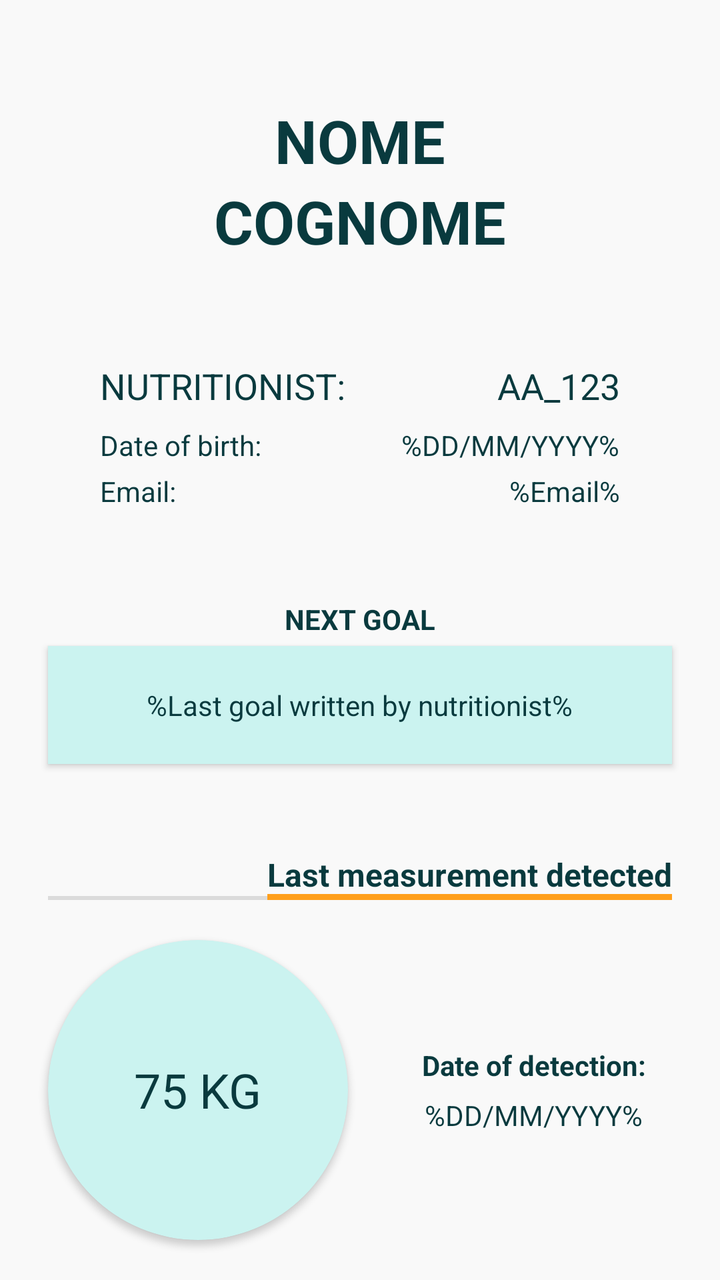
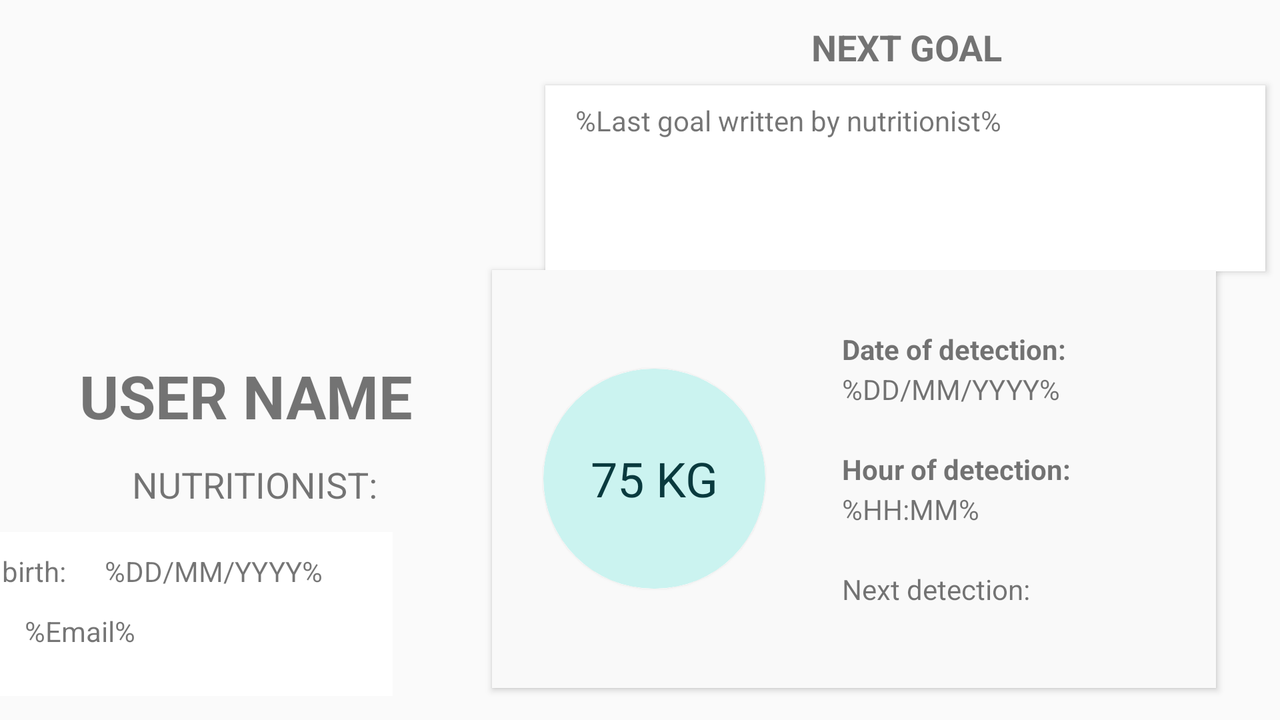

One screen, two layout resources from the same app: the default and the repository's alternative for another configuration. Each is rendered where Android would select it; the XML of both is given below.
<!-- AndroidManifest.xml: application theme AppTheme -->
<!-- res/layout/utente_profilo_fragment.xml -->
<?xml version="1.0" encoding="utf-8"?>
<androidx.constraintlayout.widget.ConstraintLayout xmlns:android="http://schemas.android.com/apk/res/android"
    xmlns:app="http://schemas.android.com/apk/res-auto"
    xmlns:tools="http://schemas.android.com/tools"
    android:layout_width="match_parent"
    android:layout_height="match_parent"
    android:background="@color/colorBackground"
    tools:context=".utente.UtenteMainActivity">

    <TextView
        android:id="@+id/user_name"
        android:layout_width="wrap_content"
        android:layout_height="wrap_content"
        android:layout_marginTop="50dp"
        android:text="Nome"
        android:textAllCaps="true"
        android:textSize="30sp"
        android:textStyle="bold"
        app:layout_constraintEnd_toEndOf="parent"
        app:layout_constraintStart_toStartOf="parent"
        app:layout_constraintTop_toTopOf="parent"
        android:textColor="@color/colorSnackbar"/>

    <TextView
        android:id="@+id/user_name2"
        android:layout_width="wrap_content"
        android:layout_height="wrap_content"
        android:text="Cognome"
        android:textAllCaps="true"
        android:textSize="30sp"
        android:textStyle="bold"
        app:layout_constraintEnd_toEndOf="parent"
        app:layout_constraintStart_toStartOf="parent"
        app:layout_constraintTop_toBottomOf="@+id/user_name"
        android:textColor="@color/colorSnackbar"/>

    <TextView
        android:id="@+id/nutr_name_label"
        android:layout_width="wrap_content"
        android:layout_height="wrap_content"
        android:layout_marginStart="50dp"
        android:layout_marginLeft="50dp"
        android:layout_marginTop="50dp"
        android:text="@string/nutr_name"
        android:textAllCaps="true"
        android:textSize="18sp"
        app:layout_constraintStart_toStartOf="parent"
        app:layout_constraintTop_toBottomOf="@+id/user_name2"
        android:textColor="@color/colorSnackbar"/>

    <TextView
        android:id="@+id/nutr_name"
        android:layout_width="wrap_content"
        android:layout_height="wrap_content"
        android:layout_marginEnd="50dp"
        android:layout_marginRight="50dp"
        android:text="AA_123"
        android:textAllCaps="true"
        android:textSize="18sp"
        app:layout_constraintBottom_toBottomOf="@+id/nutr_name_label"
        app:layout_constraintEnd_toEndOf="parent"
        app:layout_constraintTop_toTopOf="@+id/nutr_name_label"
        android:textColor="@color/colorSnackbar"/>


    <TextView
        android:id="@+id/text_nutr_dateOfBirth"
        android:layout_width="wrap_content"
        android:layout_height="wrap_content"
        android:layout_marginStart="50dp"
        android:layout_marginLeft="50dp"
        android:layout_marginTop="8dp"
        android:text="@string/text_dateOfBirth"
        app:layout_constraintStart_toStartOf="parent"
        app:layout_constraintTop_toBottomOf="@+id/nutr_name_label"
        android:textColor="@color/colorSnackbar"/>

    <TextView
        android:id="@+id/user_dateOfBirth3"
        android:layout_width="wrap_content"
        android:layout_height="wrap_content"
        android:layout_marginEnd="50dp"
        android:layout_marginRight="50dp"
        android:text="@string/user_dateOfBirth"
        app:layout_constraintBottom_toBottomOf="@+id/text_nutr_dateOfBirth"
        app:layout_constraintEnd_toEndOf="parent"
        app:layout_constraintTop_toTopOf="@+id/text_nutr_dateOfBirth"
        android:textColor="@color/colorSnackbar"/>

    <TextView
        android:id="@+id/text_albo"
        android:layout_width="52dp"
        android:layout_height="wrap_content"
        android:layout_marginStart="50dp"
        android:layout_marginLeft="50dp"
        android:layout_marginTop="4dp"
        android:text="@string/text_email"
        app:layout_constraintStart_toStartOf="parent"
        app:layout_constraintTop_toBottomOf="@+id/text_nutr_dateOfBirth"
        android:textColor="@color/colorSnackbar"/>

    <TextView
        android:id="@+id/id_albo"
        android:layout_width="wrap_content"
        android:layout_height="wrap_content"
        android:layout_marginEnd="50dp"
        android:layout_marginRight="50dp"
        android:text="@string/user_email"
        app:layout_constraintBottom_toBottomOf="@+id/text_albo"
        app:layout_constraintEnd_toEndOf="parent"
        app:layout_constraintTop_toTopOf="@+id/text_albo"
        android:textColor="@color/colorSnackbar"/>

    <TextView
        android:id="@+id/text_goal"
        android:layout_width="wrap_content"
        android:layout_height="wrap_content"
        android:layout_marginBottom="4dp"
        android:text="@string/text_goal"
        android:textAllCaps="true"
        android:textStyle="bold"
        app:layout_constraintBottom_toTopOf="@+id/card_goal"
        app:layout_constraintEnd_toEndOf="@+id/card_goal"
        app:layout_constraintStart_toStartOf="@+id/card_goal"
        android:textColor="@color/colorSnackbar"/>

    <androidx.cardview.widget.CardView
        android:id="@+id/card_goal"
        android:layout_width="match_parent"
        android:layout_height="wrap_content"
        android:layout_gravity="center"
        android:layout_marginStart="24dp"
        android:layout_marginLeft="24dp"
        android:layout_marginEnd="24dp"
        android:layout_marginRight="24dp"
        app:cardBackgroundColor="@color/colorPrimaryLight"
        app:cardCornerRadius="0dp"
        app:layout_constraintBottom_toBottomOf="@+id/divider12"
        app:layout_constraintEnd_toEndOf="parent"
        app:layout_constraintStart_toStartOf="parent"
        app:layout_constraintTop_toBottomOf="@+id/text_albo">

        <RelativeLayout
            android:id="@+id/nextGoal"
            android:layout_width="match_parent"
            android:layout_height="wrap_content"
            android:layout_marginLeft="15dp"
            android:layout_marginTop="20dp"
            android:layout_marginRight="15dp"
            android:layout_marginBottom="20dp">

            <TextView
                android:id="@+id/last_goal"
                android:layout_width="wrap_content"
                android:layout_height="wrap_content"
                android:layout_centerHorizontal="true"
                android:text="@string/last_goal"
                android:textColor="@color/colorPrimaryDark" />

        </RelativeLayout>

    </androidx.cardview.widget.CardView>

    <View
        android:id="@+id/divider12"
        android:layout_width="match_parent"
        android:layout_height="2dp"
        android:layout_marginStart="24dp"
        android:layout_marginLeft="24dp"
        android:layout_marginEnd="24dp"
        android:layout_marginRight="24dp"
        android:background="?android:attr/listDivider"
        app:layout_constraintEnd_toEndOf="parent"
        app:layout_constraintHorizontal_bias="0.0"
        app:layout_constraintStart_toStartOf="parent"
        app:layout_constraintTop_toTopOf="@+id/guideline3" />

    <View
        android:id="@+id/divider2_bold2"
        android:layout_width="0dp"
        android:layout_height="3dp"
        android:layout_marginEnd="24dp"
        android:layout_marginRight="24dp"
        android:background="@color/colorAccent"
        app:layout_constraintBottom_toBottomOf="@+id/divider12"
        app:layout_constraintEnd_toEndOf="parent"
        app:layout_constraintStart_toStartOf="@+id/text_last_measure" />

    <TextView
        android:id="@+id/text_last_measure"
        android:layout_width="wrap_content"
        android:layout_height="wrap_content"
        android:layout_marginEnd="24dp"
        android:layout_marginRight="24dp"
        android:text="@string/text_last_measure"
        android:textSize="16sp"
        android:textStyle="bold"
        app:layout_constraintBottom_toTopOf="@+id/divider12"
        app:layout_constraintEnd_toEndOf="parent"
        android:textColor="@color/colorSnackbar"/>

    <TextView
        android:id="@+id/text_data_detection"
        android:layout_width="wrap_content"
        android:layout_height="wrap_content"
        android:layout_marginTop="53dp"
        android:text="@string/text_data_detection"
        android:textStyle="bold"
        app:layout_constraintEnd_toEndOf="parent"
        app:layout_constraintStart_toEndOf="@+id/circle"
        app:layout_constraintTop_toTopOf="@+id/circle"
        android:textColor="@color/colorSnackbar"/>

    <TextView
        android:id="@+id/date_last_detection2"
        android:layout_width="wrap_content"
        android:layout_height="wrap_content"
        android:layout_marginBottom="53dp"
        android:text="@string/date_last_detection"
        app:layout_constraintBottom_toBottomOf="@+id/circle"
        app:layout_constraintEnd_toEndOf="@+id/text_data_detection"
        app:layout_constraintStart_toStartOf="@+id/text_data_detection"
        android:textColor="@color/colorSnackbar"/>

    <androidx.cardview.widget.CardView
        android:id="@+id/circle"
        android:layout_width="150dp"
        android:layout_height="150dp"
        android:layout_gravity="center"
        android:layout_marginStart="24dp"
        android:layout_marginLeft="24dp"
        app:cardBackgroundColor="@color/colorPrimaryLight"
        app:cardCornerRadius="100dp"
        app:layout_constraintBottom_toBottomOf="parent"
        app:layout_constraintStart_toStartOf="parent"
        app:layout_constraintTop_toBottomOf="@+id/divider12">

        <TextView
            android:id="@+id/text_measure"
            android:layout_width="wrap_content"
            android:layout_height="wrap_content"
            android:layout_gravity="center"
            android:text="@string/text_measure"
            android:textAppearance="@style/TextAppearance.AppCompat.Display2"
            android:textColor="@color/colorPrimaryDark"
            android:textSize="24sp" />
    </androidx.cardview.widget.CardView>

    <androidx.constraintlayout.widget.Guideline
        android:id="@+id/guideline3"
        android:layout_width="wrap_content"
        android:layout_height="wrap_content"
        android:orientation="horizontal"
        app:layout_constraintGuide_percent="0.7" />


</androidx.constraintlayout.widget.ConstraintLayout>
<!-- resources referenced by this layout -->
<resources>
  <color name="colorAccent">#FF9F1C</color>
  <color name="colorBackground">#F9F9F9</color>
  <color name="colorPrimaryDark">#093A3E</color>
  <color name="colorPrimaryLight">#CBF3F0</color>
  <color name="colorSnackbar">#093A3E</color>
  <string name="date_last_detection">%DD/MM/YYYY%</string>
  <string name="last_goal">%Last goal written by nutritionist%</string>
  <string name="nutr_name">Nutritionist: </string>
  <string name="text_data_detection">Date of detection: </string>
  <string name="text_dateOfBirth">Date of birth: </string>
  <string name="text_email">Email: </string>
  <string name="text_goal">Next goal</string>
  <string name="text_last_measure">Last measurement detected</string>
  <string name="text_measure">75 KG</string>
  <string name="user_dateOfBirth">%DD/MM/YYYY%</string>
  <string name="user_email">%Email%</string>
  <style name="AppTheme" parent="Theme.AppCompat.Light.NoActionBar">
          
          <item name="colorPrimary">@color/colorPrimary</item>
          <item name="colorPrimaryDark">@color/colorPrimaryDark</item>
          <item name="colorOnPrimary">@color/colorLight</item>
          <item name="colorAccent">@color/colorAccent</item>
      </style>
  <color name="colorPrimary">#2EC4B6</color>
  <color name="colorLight">#F9F9F9</color>
</resources>
<!-- res/layout-land/utente_profilo_fragment.xml (the repository's variant of the layout above) -->
<!-- drawn on the phone turned sideways -->
<?xml version="1.0" encoding="utf-8"?>
<androidx.constraintlayout.widget.ConstraintLayout xmlns:android="http://schemas.android.com/apk/res/android"
    xmlns:app="http://schemas.android.com/apk/res-auto"
    xmlns:tools="http://schemas.android.com/tools"
    android:layout_width="match_parent"
    android:layout_height="match_parent">

    <View
        android:id="@+id/divider_"
        android:layout_width="match_parent"
        android:layout_height="5dp"
        android:layout_marginStart="590dp"
        android:layout_marginLeft="590dp"
        android:layout_marginEnd="27dp"
        android:layout_marginRight="27dp"
        android:layout_marginBottom="7dp"
        android:background="@android:color/darker_gray"
        app:layout_constraintBottom_toTopOf="@+id/card_n_patients"
        app:layout_constraintEnd_toEndOf="parent"
        app:layout_constraintHorizontal_bias="1.0"
        app:layout_constraintStart_toStartOf="parent"
        app:layout_constraintTop_toBottomOf="@+id/foto_utente" />

    <TextView
        android:id="@+id/text_last_measure"
        android:layout_width="wrap_content"
        android:layout_height="wrap_content"
        android:layout_marginEnd="8dp"
        android:layout_marginRight="8dp"
        android:layout_marginBottom="16dp"
        android:text="@string/text_last_measure"
        android:textAllCaps="false"
        android:textStyle="bold"
        app:layout_constraintBottom_toTopOf="@+id/card_n_patients"
        app:layout_constraintEnd_toEndOf="@+id/card_n_patients" />

    <View
        android:id="@+id/divider8"
        android:layout_width="match_parent"
        android:layout_height="5dp"
        android:layout_marginStart="340dp"
        android:layout_marginLeft="340dp"
        android:layout_marginEnd="140dp"
        android:layout_marginRight="140dp"
        android:layout_marginBottom="7dp"
        android:background="@color/colorLight"
        app:layout_constraintBottom_toTopOf="@+id/card_n_patients"
        app:layout_constraintEnd_toEndOf="parent"
        app:layout_constraintHorizontal_bias="1.0"
        app:layout_constraintStart_toStartOf="parent"
        app:layout_constraintTop_toBottomOf="@+id/foto_utente" />

    <androidx.cardview.widget.CardView
        android:id="@+id/card_goal"
        android:layout_width="360dp"
        android:layout_height="93dp"
        android:layout_gravity="center"
        app:cardBackgroundColor="#FFFFFF"
        app:cardCornerRadius="0dp"
        app:layout_constraintBottom_toBottomOf="parent"
        app:layout_constraintEnd_toEndOf="parent"
        app:layout_constraintHorizontal_bias="0.728"
        app:layout_constraintStart_toEndOf="@+id/imageView"
        app:layout_constraintTop_toTopOf="parent"
        app:layout_constraintVertical_bias="0.16">

        <TextView
            android:id="@+id/last_goal"
            android:layout_width="wrap_content"
            android:layout_height="wrap_content"
            android:layout_marginStart="15dp"
            android:layout_marginLeft="15dp"
            android:layout_marginTop="8dp"
            android:text="@string/last_goal" />
    </androidx.cardview.widget.CardView>

    <TextView
        android:id="@+id/text_goal2"
        android:layout_width="wrap_content"
        android:layout_height="wrap_content"
        android:layout_marginBottom="7dp"
        android:text="@string/text_goal"
        android:textAllCaps="true"
        android:textSize="18sp"
        android:textStyle="bold"
        app:layout_constraintBottom_toTopOf="@+id/card_goal"
        app:layout_constraintEnd_toEndOf="@+id/card_goal"
        app:layout_constraintHorizontal_bias="0.503"
        app:layout_constraintStart_toStartOf="@+id/card_goal"
        app:layout_constraintTop_toTopOf="parent"
        app:layout_constraintVertical_bias="1.0" />

    <androidx.cardview.widget.CardView
        android:id="@+id/card_data"
        android:layout_width="264dp"
        android:layout_height="82dp"
        android:layout_gravity="center"
        android:layout_marginEnd="50dp"
        android:layout_marginRight="50dp"
        app:cardBackgroundColor="#FFFFFF"
        app:cardCornerRadius="0dp"
        app:cardElevation="0dp"
        app:cardMaxElevation="0dp"
        app:cardPreventCornerOverlap="false"
        app:cardUseCompatPadding="false"
        app:layout_constraintBottom_toBottomOf="parent"
        app:layout_constraintEnd_toStartOf="@+id/card_n_patients"
        app:layout_constraintHorizontal_bias="1.0"
        app:layout_constraintStart_toStartOf="parent"
        app:layout_constraintTop_toBottomOf="@+id/nutr_name">

        <TextView
            android:id="@+id/text_albo"
            android:layout_width="52dp"
            android:layout_height="wrap_content"
            android:layout_marginStart="20dp"
            android:layout_marginLeft="20dp"
            android:layout_marginTop="40dp"
            android:text="@string/text_email" />

        <TextView
            android:id="@+id/text_nutr_dateOfBirth"
            android:layout_width="wrap_content"
            android:layout_height="wrap_content"
            android:layout_marginStart="20dp"
            android:layout_marginLeft="20dp"
            android:layout_marginTop="10dp"
            android:text="@string/text_dateOfBirth" />

        <TextView
            android:id="@+id/nutr_dateOfBirth"
            android:layout_width="wrap_content"
            android:layout_height="wrap_content"
            android:layout_marginStart="120dp"
            android:layout_marginLeft="120dp"
            android:layout_marginTop="10dp"
            android:text="@string/user_dateOfBirth" />

        <TextView
            android:id="@+id/id_albo"
            android:layout_width="wrap_content"
            android:layout_height="wrap_content"
            android:layout_marginStart="80dp"
            android:layout_marginLeft="80dp"
            android:layout_marginTop="40dp"
            android:text="@string/user_email" />
    </androidx.cardview.widget.CardView>

    <TextView
        android:id="@+id/nutr_name"
        android:layout_width="wrap_content"
        android:layout_height="wrap_content"
        android:text="@string/nutr_name"
        android:textAllCaps="true"
        android:textSize="18sp"
        app:layout_constraintBottom_toTopOf="@+id/card_data"
        app:layout_constraintEnd_toStartOf="@+id/card_n_patients"
        app:layout_constraintHorizontal_bias="0.536"
        app:layout_constraintStart_toStartOf="parent"
        app:layout_constraintTop_toBottomOf="@+id/user_name4" />

    <ImageView
        android:id="@+id/imageView"
        android:layout_width="161dp"
        android:layout_height="154dp"
        android:layout_marginStart="92dp"
        android:layout_marginLeft="92dp"
        app:layout_constraintBottom_toTopOf="@+id/user_name4"
        app:layout_constraintStart_toStartOf="parent"
        app:layout_constraintTop_toTopOf="parent"
        tools:srcCompat="@tools:sample/avatars" />

    <TextView
        android:id="@+id/user_name4"
        android:layout_width="wrap_content"
        android:layout_height="wrap_content"
        android:text="@string/user_name"
        android:textAllCaps="true"
        android:textSize="30sp"
        android:textStyle="bold"
        app:layout_constraintBottom_toTopOf="@+id/nutr_name"
        app:layout_constraintEnd_toStartOf="@+id/card_n_patients"
        app:layout_constraintHorizontal_bias="0.5"
        app:layout_constraintStart_toStartOf="parent"
        app:layout_constraintTop_toBottomOf="@+id/imageView" />

    <androidx.cardview.widget.CardView
        android:id="@+id/card_n_patients"
        android:layout_width="362dp"
        android:layout_height="209dp"
        android:layout_gravity="center"
        android:layout_marginEnd="32dp"
        android:layout_marginRight="32dp"
        android:layout_marginBottom="16dp"
        app:cardBackgroundColor="@color/colorLight"
        app:cardCornerRadius="0dp"
        app:layout_constraintBottom_toBottomOf="parent"
        app:layout_constraintEnd_toEndOf="parent">

        <androidx.cardview.widget.CardView
            android:id="@+id/circle"
            android:layout_width="111dp"
            android:layout_height="110dp"
            android:layout_gravity="center"
            android:layout_marginStart="-100dp"
            android:layout_marginLeft="-100dp"
            app:cardBackgroundColor="@color/colorPrimaryLight"
            app:cardCornerRadius="100dp">

            <TextView
                android:id="@+id/text_measure"
                android:layout_width="wrap_content"
                android:layout_height="wrap_content"
                android:layout_gravity="center"
                android:text="@string/text_measure"
                android:textAppearance="@style/TextAppearance.AppCompat.Display2"
                android:textColor="@color/colorPrimaryDark"
                android:textSize="24sp" />
        </androidx.cardview.widget.CardView>

        <TextView
            android:id="@+id/text_data_detection"
            android:layout_width="151dp"
            android:layout_height="wrap_content"
            android:layout_marginStart="175dp"
            android:layout_marginLeft="175dp"
            android:layout_marginTop="30dp"
            android:text="@string/text_data_detection"
            android:textStyle="bold" />

        <TextView
            android:id="@+id/text_time_detection"
            android:layout_width="152dp"
            android:layout_height="wrap_content"
            android:layout_marginStart="175dp"
            android:layout_marginLeft="175dp"
            android:layout_marginTop="90dp"
            android:text="@string/text_time_detection"
            android:textStyle="bold" />

        <TextView
            android:id="@+id/text_next_detection"
            android:layout_width="158dp"
            android:layout_height="51dp"
            android:layout_marginStart="175dp"
            android:layout_marginLeft="175dp"
            android:layout_marginTop="150dp"
            android:text="@string/text_next_detection" />

        <TextView
            android:id="@+id/date_last_detection"
            android:layout_width="wrap_content"
            android:layout_height="wrap_content"
            android:layout_marginStart="175dp"
            android:layout_marginLeft="175dp"
            android:layout_marginTop="50dp"
            android:text="@string/date_last_detection" />

        <TextView
            android:id="@+id/time_last_detection"
            android:layout_width="wrap_content"
            android:layout_height="wrap_content"
            android:layout_marginStart="175dp"
            android:layout_marginLeft="175dp"
            android:layout_marginTop="110dp"
            android:text="@string/time_last_detection" />

    </androidx.cardview.widget.CardView>

</androidx.constraintlayout.widget.ConstraintLayout>
<!-- resources referenced by the variant -->
<!-- as the phone turned sideways resolves them -->
<resources>
  <color name="colorLight">#F9F9F9</color>
  <color name="colorPrimaryDark">#093A3E</color>
  <color name="colorPrimaryLight">#CBF3F0</color>
  <string name="date_last_detection">%DD/MM/YYYY%</string>
  <string name="last_goal">%Last goal written by nutritionist%</string>
  <string name="nutr_name">Nutritionist: </string>
  <string name="text_data_detection">Date of detection: </string>
  <string name="text_dateOfBirth">Date of birth: </string>
  <string name="text_email">Email: </string>
  <string name="text_goal">Next goal</string>
  <string name="text_last_measure">Last measurement detected</string>
  <string name="text_measure">75 KG</string>
  <string name="text_next_detection">Next detection: </string>
  <string name="text_time_detection">Hour of detection: </string>
  <string name="time_last_detection">%HH:MM%</string>
  <string name="user_dateOfBirth">%DD/MM/YYYY%</string>
  <string name="user_email">%Email%</string>
  <string name="user_name">User Name</string>
  <style name="AppTheme" parent="Theme.AppCompat.Light.NoActionBar">
          
          <item name="colorPrimary">@color/colorPrimary</item>
          <item name="colorPrimaryDark">@color/colorPrimaryDark</item>
          <item name="colorOnPrimary">@color/colorLight</item>
          <item name="colorAccent">@color/colorAccent</item>
      </style>
  <color name="colorPrimary">#2EC4B6</color>
  <color name="colorAccent">#FF9F1C</color>
</resources>
